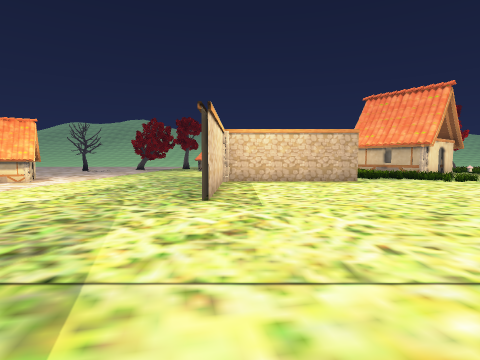
view 1 (above)

21 first-person views from a walk through a 3-D level made in the Godot game engine. The camera is 1.3 m above the floor, tilts 4° down and sees 80° across. The floor is counted in squares, 2 m on a side. Each view is taken from the middle of a square. On the plan, view 1 faces up. The plan holds only what a view shows up to about 9 squares ahead; the rest is blank. The place goes on beyond the plan. Characters and animated objects are not drawn. Some surface patterns are stand-ins.

view 2
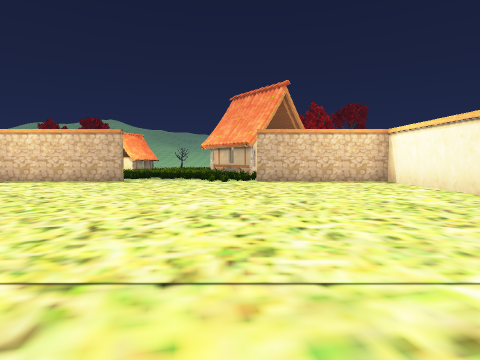

view 3
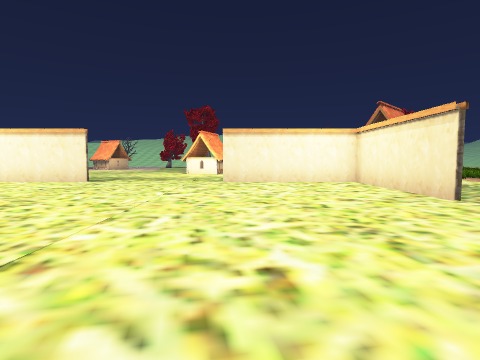

view 4
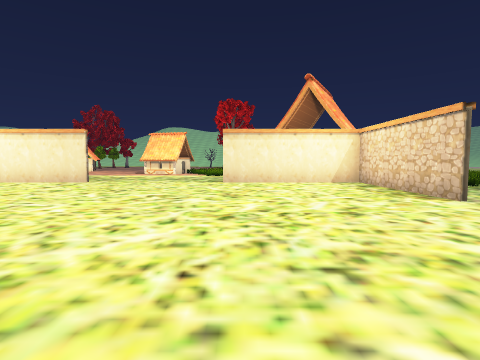

view 5
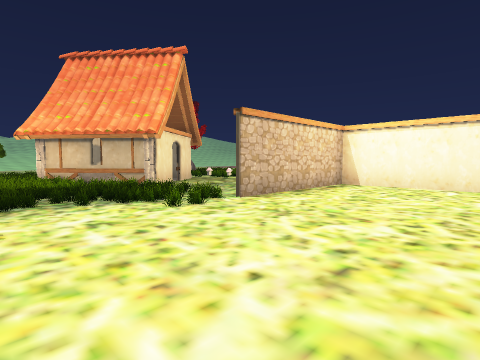

view 6
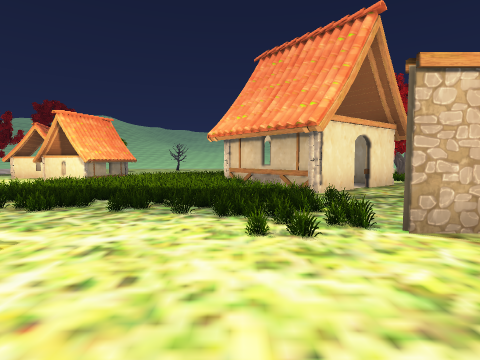

view 7
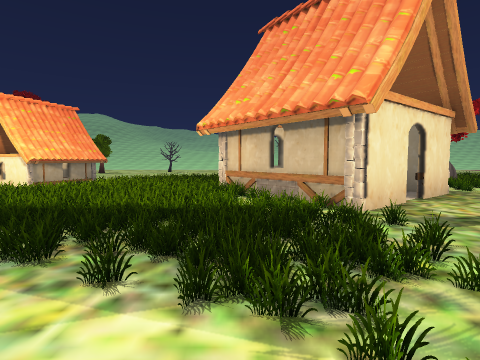

view 8
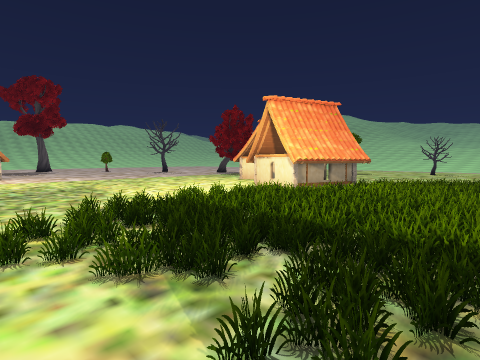

view 9
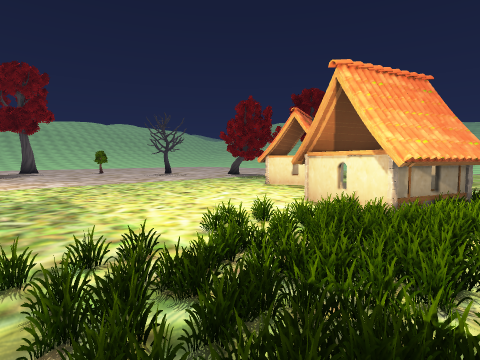

view 10
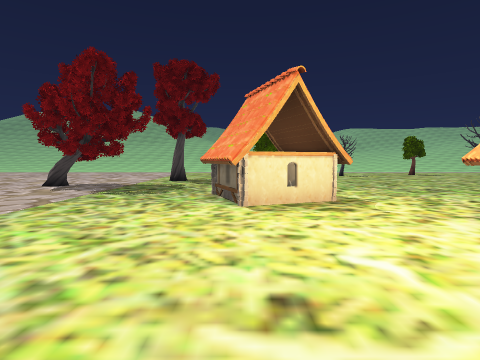

view 11
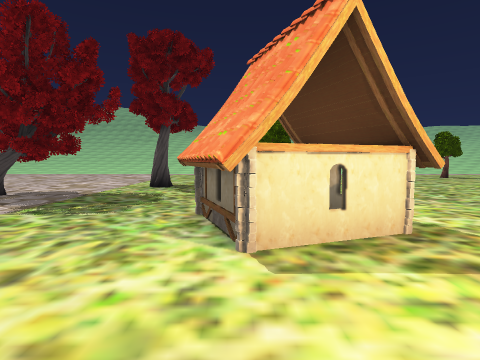

view 12
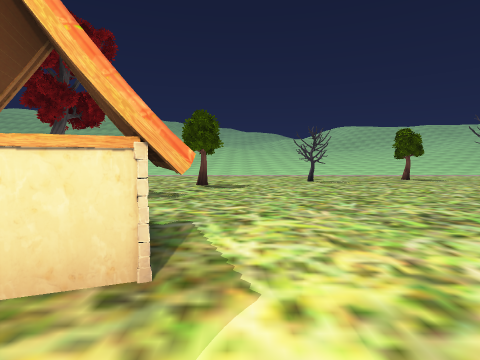

view 13
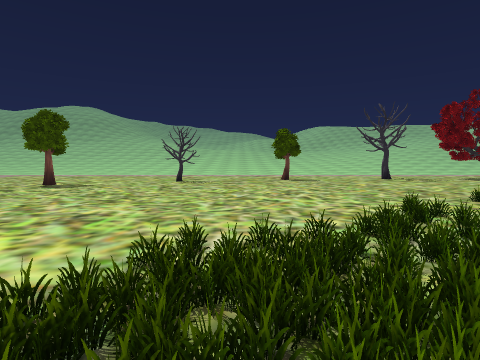

view 14
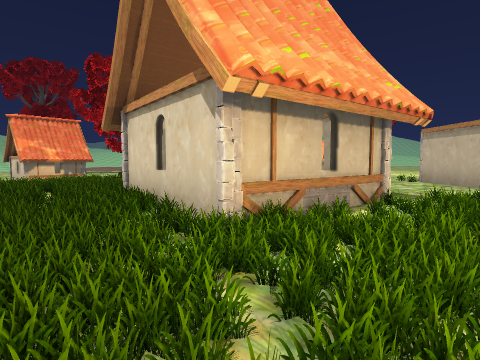

view 15
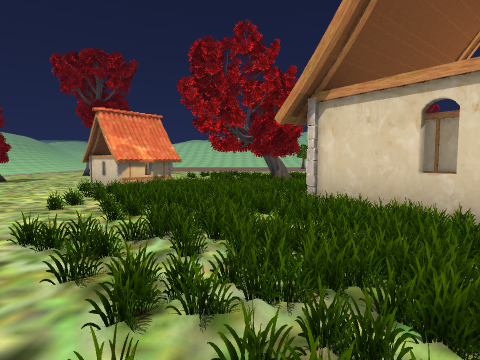

view 16
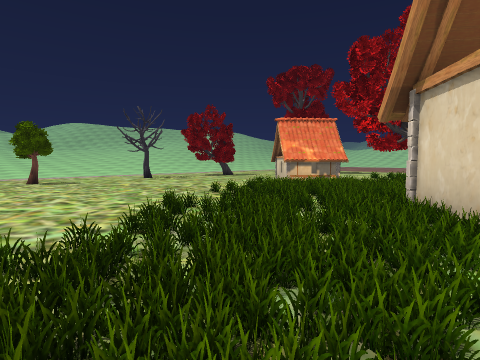

view 17
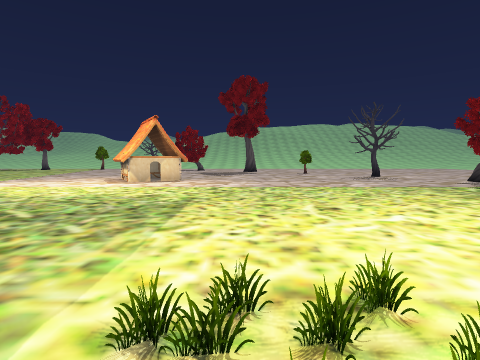

view 18
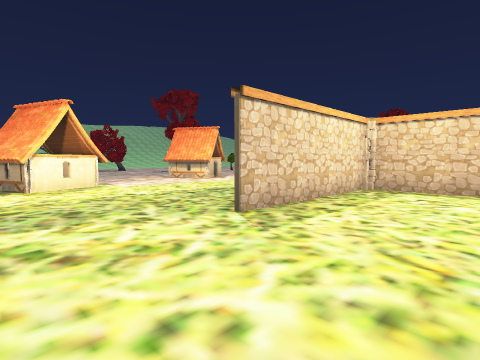

view 19
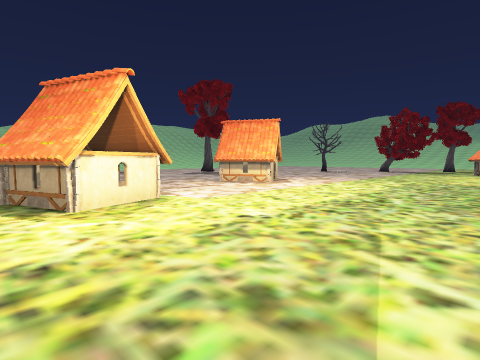

view 20
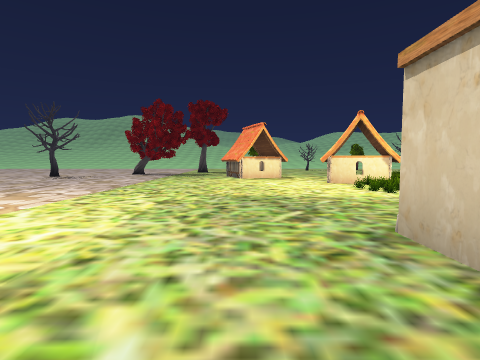

view 21
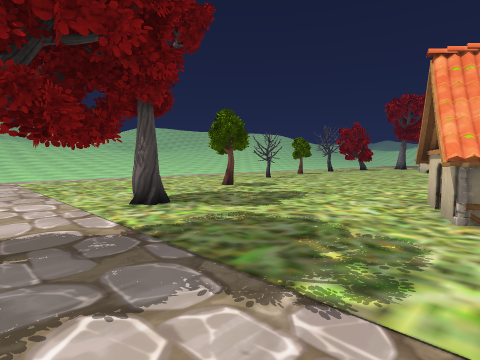

### Floor plan
Points are (right, up) in squares from view 1. A wall is a line through its corners. A room is listed if a view was taken in it or the views show most of it. See-through windows are left out.
Room 1 (views 1, 2, 3, 4, 5, 6, 7, 8, 9, 10, 11, 12, 13, 14, 15, 16, 17, 18, 20, 21)
walls: (3, 14.6) (1.8, 13.9); (2.8, 14.8) (2.2, 14.4) (2.4, 13.6) (1.9, 13.3); (2.3, 14.9) (2.6, 14) (1.8, 13.5); (2.5, 14.9) (1.9, 13.4); (2.8, 15.1) (2.2, 13.4) (0.3, 14.1); (0.7, 15.1) (0.9, 15.7); (1.2, 15.5) (0.5, 13.7); (3.6, 8.5) (0.5, 8.5); (-0.5, 8.4) (-0.5, 4.5); (6, 14.4) (7.5, 15.6); (-0.5, 16.3) (-1.2, 18.2); (7, 12.3) (6, 13.6); (-0.2, 16.6) (-2.1, 15.9) (-2.7, 17.4) (-0.9, 18.1); (-0.6, 7.6) (-0.6, 8.5); (-2, 16.1) (-2.5, 17.4); (-2, 16.3) (-2.7, 16.7); (-2.2, 16.6) (-2.7, 16.9); (-2.4, 16.9) (-2.8, 17.2); (-2.3, 17.1) (-2.7, 17.4); (-2.4, 17.3) (-1.9, 15.9) (-2.6, 16.3); (9.4, 8.6) (10.6, 8.6); (-6.3, 8.6) (-7.5, 7.9); (-6.3, 8.5) (-6.7, 8.6) (-7, 7.7); (-6.5, 8.7) (-7.6, 8.1); (-7, 9.8) (-6.4, 8.6) (-6.5, 8.3) (-7.1, 8.4); (-5.3, 4.5) (-7.1, 3.8); (-5.6, 4.7) (-4.9, 2.9); (-0.5, 0.5) (-0.5, -3.4) (3.5, -3.4); (11.8, 18.6) (11.6, 19.2); (11.9, 18.6) (11.8, 19.1) (11.3, 19.1) (11.1, 20); (11.4, 4.4) (11.4, 8.5) (7.5, 8.5); (12.1, 18.7) (10.9, 19.6); (11.8, 19.2) (11.2, 19.3); (12, 19) (10.9, 19.9) (12, 21.3); (11.6, 19.6) (10.6, 19.6); (11.8, 19.4) (11, 19.5) (10.9, 19.9); (8.4, -3.4) (11.4, -3.4) (11.4, 0.5)
low walls: (5.5, 14.4) (5.8, 15.1) (5.7, 15.5); (5.6, 14.6) (5.5, 15.3); (6.2, 15.3) (6.5, 15.2) (6, 15.3); (6.5, 15.2) (6.6, 15.6); (7, 15.2) (6.5, 15.5)
ways out: opening at (-0.8, 3) to room 2; opening at (6.5, -1.3) to room 2; opening at (9.7, 11); opening at (11.2, 2.5); opening at (12.3, 23)
objects: tree (-7, 19) to (-5, 20); tree (-4, 21); tree (-1, 22) to (-1, 23); brick (0, 9); tree (2, 24); tree (5, 24) to (6, 24); brick (6, 14); brick (7, 12) to (8, 12); brick (8, 16); tree (12, 24)
Room 2 (view 19)
walls: (7.4, -3.4) (8.4, -3.4); (-4.9, 2.9) (-6.1, 2.4); (-5, 3) (-5.3, 2.5); (-5, 3.1) (-6.5, 2.5); (-5.2, 3.1) (-5.7, 2.3); (-5.6, 2.9) (-6, 2.3)
ways out: opening at (-0.8, 3) to room 1; opening at (6.5, -1.3) to room 1

Positions as (right, up) in squares from view 1, and headings:
1: (0, 0), facing up
2: (7, 0), facing up
3: (3, 0), facing right
4: (3, 5), facing down
5: (4, 5), facing up-right
6: (6, 6), facing up
7: (6, 8), facing up
8: (5, 9), facing up-left
9: (3, 10), facing up-left
10: (-2, 12), facing up
11: (-2, 14), facing up
12: (0, 15), facing up
13: (4, 15), facing up
14: (3, 14), facing right
15: (4, 17), facing right
16: (4, 15), facing up-right
17: (2, 12), facing left
18: (2, 2), facing up-left
19: (-1, 2), facing up-left
20: (-2, 6), facing up
21: (-6, 17), facing up-right
